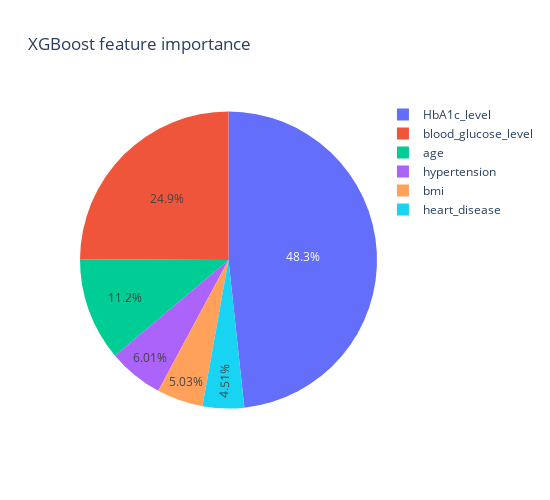

Notebook code for this chart:
### Code cell
xgbFI = pd.DataFrame({'Feature':X_train.columns.tolist(),'Importance':xgb.feature_importances_})
xgbFIpie = px.pie(xgbFI,values=xgbFI.Importance,names=xgbFI.Feature,width=550,height=500,title='XGBoost feature importance')
xgbFIpie.show()

### Figure 1 — Plotly figure (JSON) as saved in the notebook; plotly's stock layout.template omitted (floating-point values rounded to 4 significant figures)
{"data": [{"domain": {"x": [0, 1], "y": [0, 1]}, "hovertemplate": "Feature=%{label}<br>Importance=%{value}<extra></extra>", "labels": ["age", "hypertension", "heart_disease", "bmi", "HbA1c_level", "blood_glucose_level"], "legendgroup": "", "name": "", "showlegend": true, "type": "pie", "values": [0.1123, 0.0601, 0.04511, 0.05033, 0.483, 0.2492]}], "layout": {"height": 500, "legend": {"tracegroupgap": 0}, "title": {"text": "XGBoost feature importance"}, "width": 550}}
